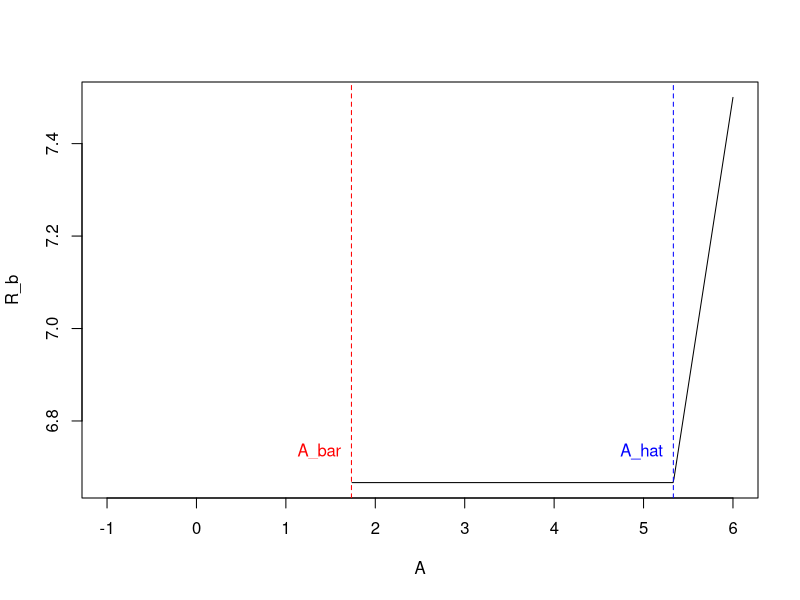
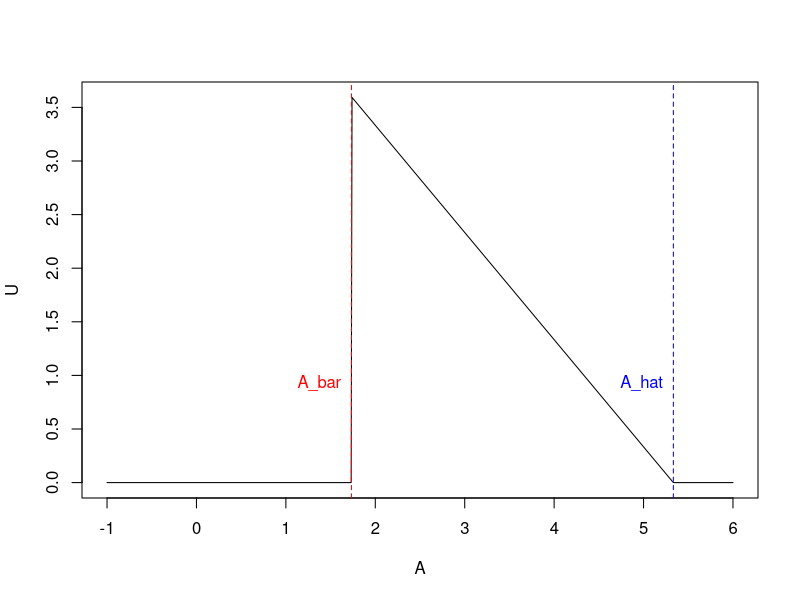

R code for these plots, in order:
## ---- chunk 1
knitr::opts_chunk$set(echo = TRUE)
## ---- chunk 2
R <- 12
I <- 6

p_H <- .8
p_L <- .2

B <- 4

A_bar <- I - p_H * (R - B/(p_H - p_L))
A_hat <- p_H * B / (p_H - p_L)

A <- seq(from = -1, to = I, by = .01)

R_b <- A
U <- A

for (i in 1:length(A)) {
  if (A[i] < A_bar) {
    R_b[i] <- NA
    U[i] <- 0
  } else if (A_bar <= A[i] & A[i] < A_hat) {
    R_b[i] <- B/(p_H - p_L)
    U[i] <- p_H * B / (p_H - p_L) - A[i]
  } else if (A_hat <= A[i]) {
    R_b[i] <- A[i]/p_H
    U[i] <- 0
  }
}

plot(x = A, y = R_b, type = "l")
abline(v = A_bar, col = "red", lty = 2)
abline(v = A_hat, col = "blue", lty = 2)
text("A_bar", x = A_bar, y = mean(R_b, na.rm =TRUE), col = "red", pos = 2)
text("A_hat", x = A_hat, y = mean(R_b, na.rm =TRUE), col = "blue",  pos = 2)


## ---- chunk 3

plot(x = A, y = U, type = "l")
abline(v = A_bar, col = "red", lty = 2)
abline(v = A_hat, col = "blue", lty = 2)
text("A_bar", x = A_bar, y = mean(U, na.rm =TRUE), col = "red", pos = 2)
text("A_hat", x = A_hat, y = mean(U, na.rm =TRUE), col = "blue",  pos = 2)


